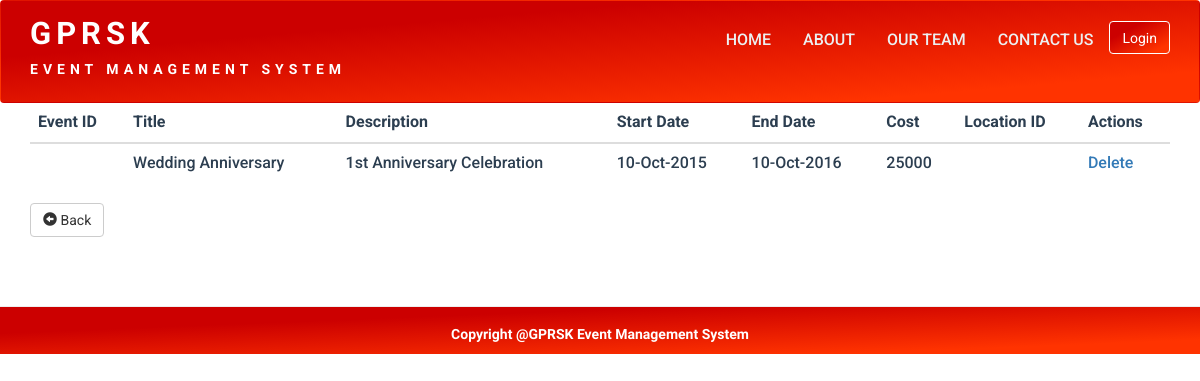
The page /viewEvent.php?id=1 on the database its author committed.
### tables this page shows
CREATE TABLE `events` (
  `EventID` int(11) NOT NULL,
  `Title` varchar(255) NOT NULL,
  `Description` varchar(255) NOT NULL,
  `StartDate` varchar(255) NOT NULL,
  `EndDate` varchar(255) NOT NULL,
  `Cost` int(11) NOT NULL,
  `LocationID` int(11) NOT NULL
);

### classes/EventTableGateway.php (called while the page is built, shortened)
<?php
class EventTableGateway {
    private $connect;
    public function __construct($c) {
        $this->connect = $c;
    }
    public function getEventsById($id) {
        $sqlQuery = "SELECT * FROM events WHERE eventID = :id";
        $statement = $this->connect->prepare($sqlQuery);
        $params = array(
            "id" => $id
        );
        $status = $statement->execute($params);
        return $statement;
    }
}

### viewEvent.php (the view, shortened to what this page needs)
<?php
require_once 'classes/EventTableGateway.php';
$id = $_GET['id'];
$connection = Connection::getInstance();
$gateway = new EventTableGateway($connection);
$statement = $gateway->getEventsById($id);
$row = $statement->fetch(PDO::FETCH_ASSOC);
?>
<!DOCTYPE html>
<html>
    <head>
        <?php require 'utils/styles.php'; ?>
    </head>
    <body>
        <?php require 'utils/header.php'; ?>
        <div class = "content">
            <div class = "container">
                <table class = "table table-hover">
                    <thead>
                        <tr>
                            <th>Event ID</th>
                            <th>Title</th>
                            <th>Description</th>
                            <th>Start Date</th>
                            <th>End Date</th>
                            <th>Cost</th>
                            <th>Location ID</th>
                            <th>Actions</th>
                        </tr>
                    </thead>
                    <tbody>
                        <?php
                        echo '<tr>';
                        echo '<td>' . $row['eventID'] . '</td>';
                        echo '<td>' . $row['Title'] . '</td>';
                        echo '<td>' . $row['Description'] . '</td>';
                        echo '<td>' . $row['StartDate'] . '</td>';
                        echo '<td>' . $row['EndDate'] . '</td>';
                        echo '<td>' . $row['Cost'] . '</td>';
                        echo '<td>' . $row['locationID'] . '</td>';
                        echo '<td>'
                        . '<a class="delete" href="deleteEvent.php?id='.$row['eventID'].'">Delete</a> '
                        . '</td>';
                        echo '</tr>';
                        ?>
                    </tbody>
                </table>
                <a class="btn btn-default" href="viewEvents.php"><span class="glyphicon glyphicon-circle-arrow-left"></span> Back</a>
            </div>
        </div>
        <?php require 'utils/footer.php'; ?>
    </body>
</html>

### css/style.css (style rules this page uses)
body { overflow-x: hidden; }
.content { font-family: 'Roboto', sans-serif; color: #2C3E50; }

### css/style1.css (style rules this page uses)
html, body { margin:0; font-size: 100%; font-family: 'Lato', sans-serif; background: #fff; }
body a { text-decoration:none; transition:0.5s all; -webkit-transition:0.5s all; -moz-transition:0.5s all; -o-transition:0.5s all; -ms-transition:0.5s all; }

### css/chocolat1.css (style rules this page uses)
body { margin:0; padding:0; }

### css/easy-responsive-tabs1.css (style rules this page uses)
body { margin: 0px; padding: 0px; background: #f5f5f5; font-weight: 500; }

### rows shown on the page
events: Title "Wedding Anniversary", Description "1st Anniversary Celebration", StartDate "10-Oct-2015", EndDate "10-Oct-2016", Cost "25000"
